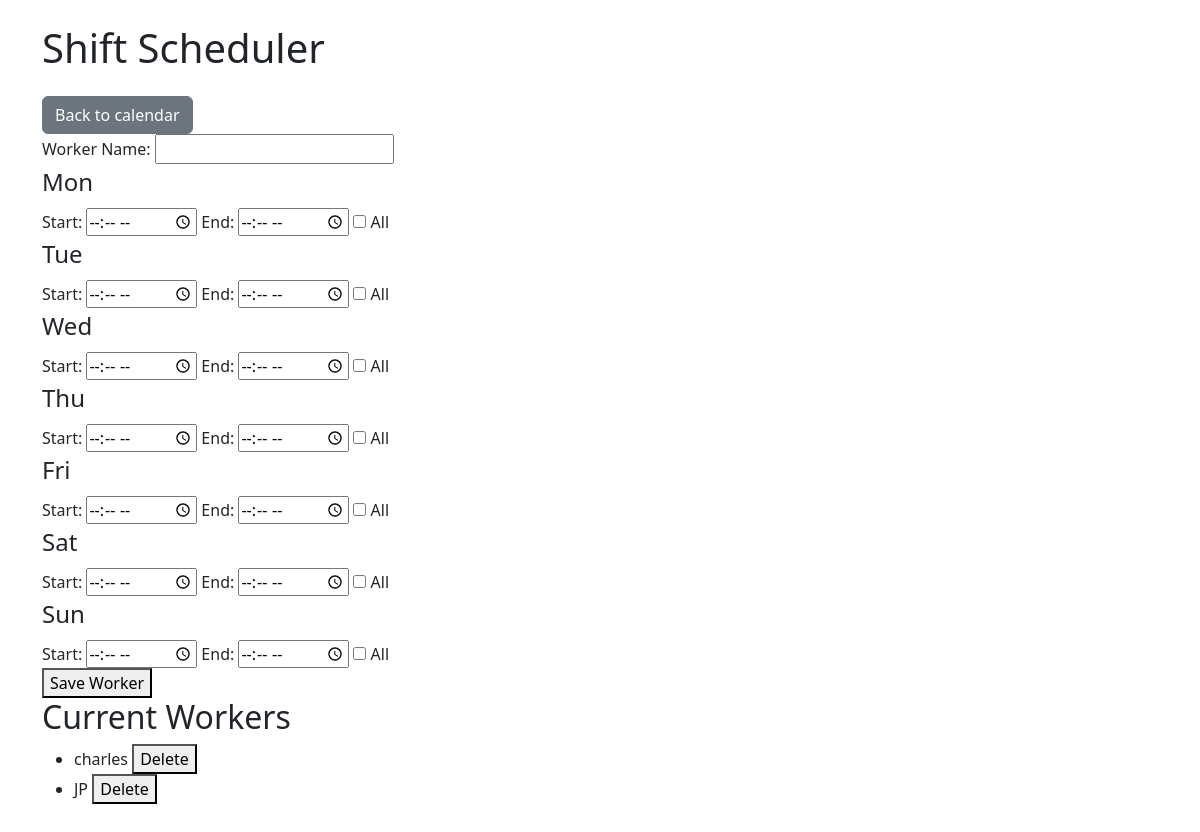
The page /workers on the database as committed earlier.
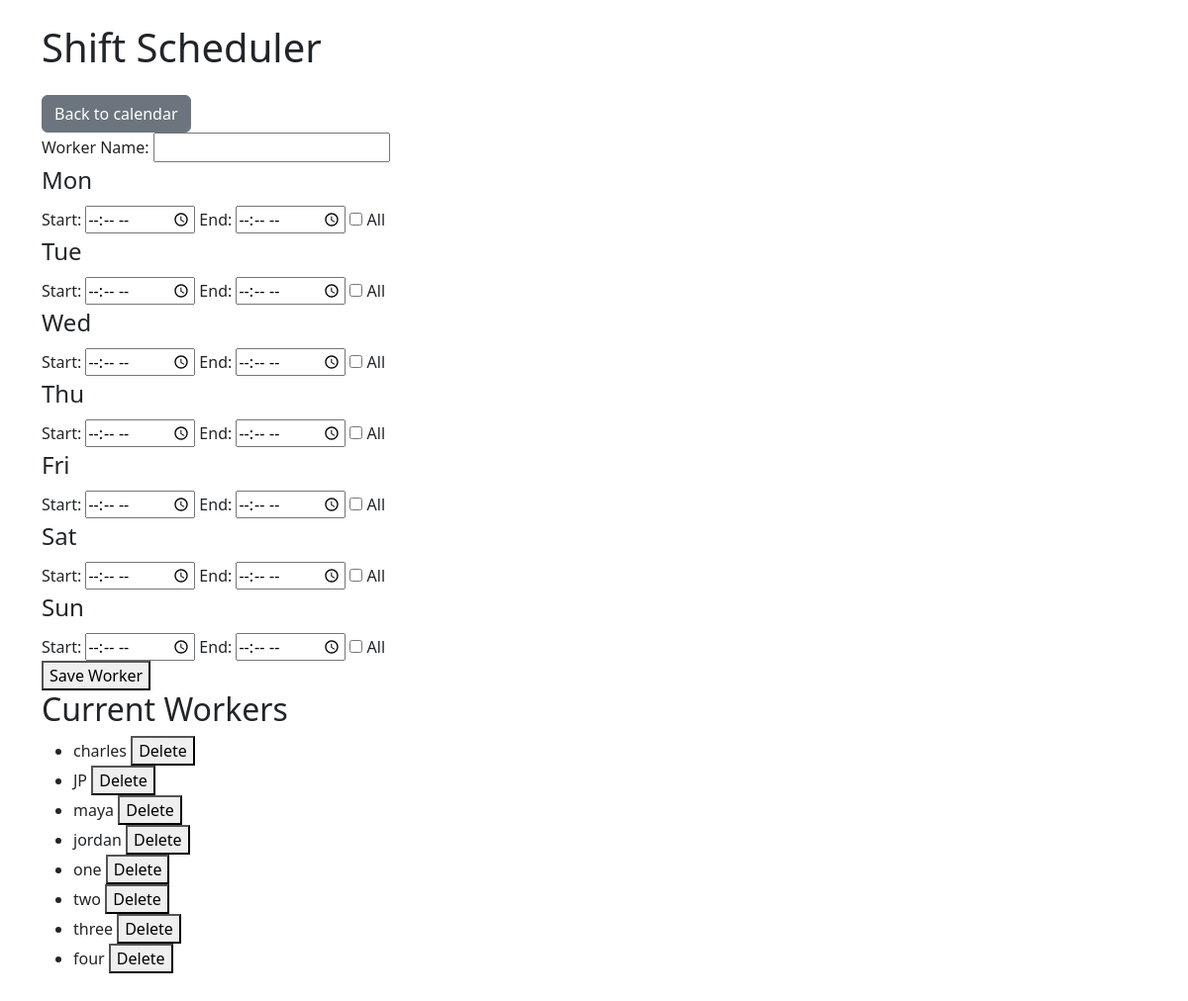
The same page on the database as committed later.
### models.py (models this page shows)
class Worker(db.Model):
    id = db.Column(db.Integer, primary_key=True)
    name = db.Column(db.String(50), nullable=False)
    shifts = db.relationship('Shift', backref='worker', cascade="all, delete-orphan", passive_deletes=True)
    user_id = db.Column(db.Integer, db.ForeignKey('user.id'), unique=True)
    user = db.relationship('User', backref=db.backref('worker', uselist=False))
    availability = db.Column(db.String, nullable=True)

### app.py (the view, shortened to what this page needs)
@app.route("/workers", methods=["GET", "POST"])
def manage_workers():
    workers = Worker.query.all()
    return render_template("manage_workers.html", workers=workers)

### templates/manage_workers.html (shortened to what this page needs)
{% extends "base.html" %}
{% block content %}
<html>
<head>
    <a href="{{ url_for('dashboard_manager') }}" class="btn btn-secondary">Back to calendar</a>
</head>
<body>
    <form method="POST">
        <label for="name">Worker Name:</label>
        <input type="text" name="name" required><br>
        {% for day in ['Mon', 'Tue', 'Wed', 'Thu', 'Fri', 'Sat', 'Sun'] %}
            <fieldset>
                <legend>{{ day }}</legend>
                <label>Start:</label>
                <input type="time" name="{{ day.lower() }}_start">
                <label>End:</label>
                <input type="time" name="{{ day.lower() }}_end">
                <label>
                    <input type="checkbox" name="{{ day.lower() }}_all"> All
                </label>
            </fieldset>
        {% endfor %}
        <button type="submit">Save Worker</button>
    </form>
    <h2>Current Workers</h2>
    <ul>
        {% for worker in workers %}
            <li>
                {{ worker.name }}
                <form method="post" action="{{ url_for('delete_worker', worker_id=worker.id) }}" style="display:inline;">
                    <button type="submit" onclick="return confirm('Delete {{ worker.name }}?')">Delete</button>
                </form>
            </li>
        {% endfor %}
    </ul>
</body>
</html>
{% endblock %}

### templates/base.html (shortened to what this page needs)
<!DOCTYPE html>
<html lang="en">
<head>
    <link rel="stylesheet" href="https://cdn.jsdelivr.net/npm/bootstrap@5.3.0/dist/css/bootstrap.min.css">
</head>
<body class="p-4">
    <div class="container">
        <h1 class="mb-4">Shift Scheduler</h1>
        {% block content %}{% endblock %}
    </div>
</body>
</html>

Rows that differ between the two databases and show on the page:
added Worker: name "maya"
added Worker: name "jordan"
added Worker: name "one"
added Worker: name "two"
added Worker: name "three"
added Worker: name "four"
